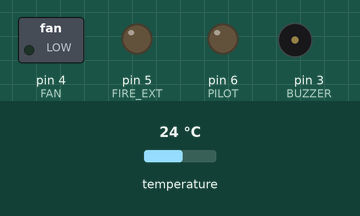
Recording of a sketch running on a simulated Arduino Uno, built with avr-gcc and run on an emulated ATmega328P. Parts: switched loads named in the sketch (green lamp = pin HIGH), output pins drawn as LEDs (lit = HIGH), buzzer (waves = sounding, pin HIGH). Inputs (shaded band) come from the test bench; at power-on: temperature 24 °C.

Above: at 2.3 s.
2.4 s: temperature set to 41 °C
At 2.4 s:
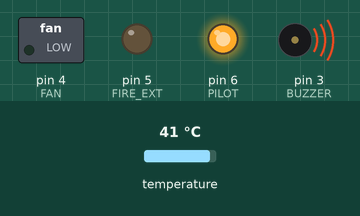
At 4.4 s:
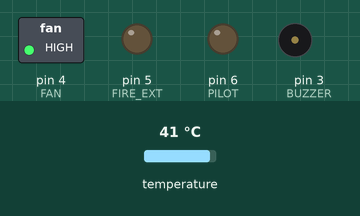
6.0 s: temperature set to 35.8 °C
8.3 s: temperature set to 34.2 °C
At 11.3 s:
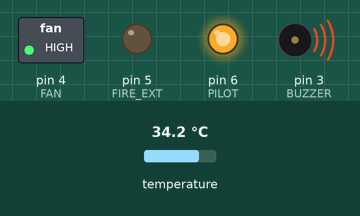
Timing chart, 0 to 17.4 s (numbered marks = the images above; inputs shaded):
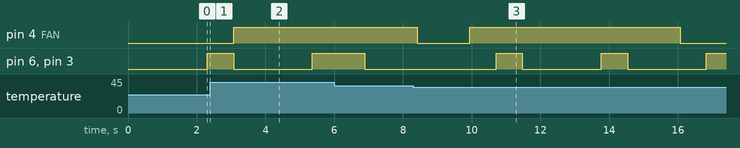

The sketch:

blacksmith.ino
```cpp
#include <OneWire.h>
#include <DallasTemperature.h>

// Defino Estados de la MEF
#define ECOOL 0
#define ESMOKE 1
#define ETEMP 2
#define EDOOROPEN 3
#define EDOORALARM 4
#define EEMERGENCY 5

// MEF 2
#define EFANOFF 0
#define EFANON 1

// MEF 3
#define EALARMOFF 0
#define EALARMON 1

// Data wire is plugged into port 2 on the Arduino
#define SMOKE 0
#define DOOR 1
#define ONE_WIRE_BUS 2
#define BUZZER 3
#define FAN 4
#define FIRE_EXT 5
#define PILOT 6
#define EALARM 7

//Definición de constantes
const unsigned long topen = 5000; //Defino el tiempo de parpadeo como constante unsigned long y la inicio en 500 milisecs
unsigned long t_alarm_on = 500; //Defino el tiempo de ON como constante unsigned long y la inicio en 500 milisecs
unsigned long t_alarm_off = 500; //Defino el tiempo de ON como constante unsigned long y la inicio en 500 milisecs
const unsigned long t_fan_on = 4000; //Defino el tiempo de ON como constante unsigned long y la inicio en 500 milisecs
const unsigned long t_fan_off = 4000; //Defino el tiempo de ON como constante unsigned long y la inicio en 500 milisecs
const unsigned long t_door_open = 10000; //Defino el tiempo de ON como constante unsigned long y la inicio en 500 milisecs
const unsigned long t_emergency = 4000; //Defino el tiempo de ON como constante unsigned long y la inicio en 500 milisecs
float temp_low = 35.0; //Valor para threshold inferior de temperatura
float temp_high = 55.0; //Valor para threshold superior de temperatura

bool fan_flag = true;
bool alarm_flag = false;

float temp = 0.0;

unsigned int nxstate = ECOOL;
unsigned int nxstate_fan = EFANOFF;
unsigned int nxstate_alarm = EALARMOFF;

//Definición de variables de temporización
unsigned long tactual = 0; //Defino tactual como unsigned long
unsigned long tini_fan = 0; //Defino tini como unsigned long
unsigned long tstate_fan = 0; //Defino tstate como unsigned long

unsigned long tini_dooropen = 0; //Defino tini como unsigned long
unsigned long tstate_dooropen = 0; //Defino tstate como unsigned long

unsigned long tini_alarm = 0; //Defino tini como unsigned long
unsigned long tstate_alarm = 0; //Defino tstate como unsigned long

unsigned long tini_emergency = 0; //Defino tini como unsigned long
unsigned long tstate_emergency = 0; //Defino tstate como unsigned long

// Setup a oneWire instance to communicate with any OneWire devices (not just Maxim/Dallas temperature ICs)
OneWire oneWire(ONE_WIRE_BUS);

// Pass our oneWire reference to Dallas Temperature.
DallasTemperature sensors(&oneWire);

void setup(void)
{
  // start serial port
  Serial.begin(9600);

  // Start up the library
  sensors.begin();

  // Setup GPIO
  pinMode(SMOKE, INPUT);
  pinMode(DOOR, INPUT);
  pinMode(BUZZER, OUTPUT);
  pinMode(FAN, OUTPUT);
  pinMode(FIRE_EXT, OUTPUT);
  pinMode(PILOT, OUTPUT);

  digitalWrite(BUZZER, LOW);
  digitalWrite(FAN, LOW);
  digitalWrite(FIRE_EXT, LOW);
  digitalWrite(PILOT, LOW);

  tini_fan = millis(); //Inicializo por primera vez tini debido a que se usara de una vez en el void loop
  tini_alarm = millis();
  tini_emergency = millis();
}

void loop(void)
{
  tactual = millis(); //Tomo el tactual
  sensors.requestTemperatures(); // Send the command to get temperatures
  temp = sensors.getTempCByIndex(0); // Store temperature

  switch (nxstate) {
    case ECOOL:
      if(temp > temp_high && digitalRead(SMOKE) == LOW){
        nxstate = EEMERGENCY;
        tini_emergency = millis();
        tini_alarm = millis();
        t_alarm_off = 500;
        t_alarm_on = 500;
        alarm_flag = true;
        fan_flag = false;
        digitalWrite(FAN, LOW);
      }
      else if(temp > temp_high){
        nxstate = ETEMP;
        tini_alarm = millis();
        t_alarm_off = 1000;
        t_alarm_on = 500;
        alarm_flag = true;
        fan_flag = false;
      }
      else if(digitalRead(SMOKE) == LOW){
        nxstate = ESMOKE;
        tini_alarm = millis();
        t_alarm_off = 1000;
        t_alarm_on = 500;
        alarm_flag = true;
        fan_flag = false;
      }
      else if(digitalRead(DOOR) == HIGH){
        nxstate = EDOOROPEN;
        tini_dooropen = millis();
      }
      else{
        nxstate = ECOOL;
      }
    break;

    case ESMOKE:
      digitalWrite(FAN, HIGH);
      if(temp > temp_high && digitalRead(SMOKE) == LOW){
        nxstate = EEMERGENCY;
        tini_emergency = millis();
        tini_alarm = millis();
        t_alarm_off = 500;
        t_alarm_on = 500;
        alarm_flag = true;
        fan_flag = false;
        digitalWrite(FAN, LOW);
      }
      else if(temp < temp_low){
        nxstate = ECOOL;
        digitalWrite(BUZZER, LOW);
        digitalWrite(PILOT, LOW);
        alarm_flag = false;
        fan_flag = true;
        digitalWrite(FAN, LOW);
      }
      else{
        nxstate = ESMOKE;
      }
    break;

    case ETEMP:
      digitalWrite(FAN, HIGH);
      if(temp > temp_high && digitalRead(SMOKE) == LOW){
        nxstate = EEMERGENCY;
        tini_emergency = millis();
        tini_alarm = millis();
        t_alarm_off = 500;
        t_alarm_on = 500;
        alarm_flag = true;
        fan_flag = false;
        digitalWrite(FAN, LOW);
      }
      else if(digitalRead(SMOKE) == HIGH){
        nxstate = ECOOL;
        digitalWrite(BUZZER, LOW);
        digitalWrite(PILOT, LOW);
        alarm_flag = false;
        fan_flag = true;
        digitalWrite(FAN, LOW);
      }
      else{
        nxstate = ESMOKE;
      }
    break;

    case EDOOROPEN:
      tstate_dooropen = tactual - tini_dooropen;
      if(temp > temp_high && digitalRead(SMOKE) == LOW){
        nxstate = EEMERGENCY;
        tini_emergency = millis();
        tini_alarm = millis();
        t_alarm_off = 500;
        t_alarm_on = 500;
        alarm_flag = true;
        fan_flag = false;
        digitalWrite(FAN, LOW);
      }
      else if(temp > temp_high){
        nxstate = ETEMP;
        tini_alarm = millis();
        t_alarm_off = 1000;
        t_alarm_on = 500;
        alarm_flag = true;
        fan_flag = false;
      }
      else if(digitalRead(SMOKE) == LOW){
        nxstate = ESMOKE;
        tini_alarm = millis();
        t_alarm_off = 1000;
        t_alarm_on = 500;
        alarm_flag = true;
        fan_flag = false;
      }
      else if(digitalRead(DOOR) == LOW){
        nxstate = ECOOL;
        digitalWrite(BUZZER, LOW);
        digitalWrite(PILOT, LOW);
        alarm_flag = false;
        fan_flag = true;
        digitalWrite(FAN, LOW);
      }
      else if(tstate_dooropen >= t_door_open){
        nxstate = EDOORALARM;
        t_alarm_off = 3000;
        t_alarm_on = 500;
        alarm_flag = true;
      }
      else{
        nxstate = EDOOROPEN;
      }
    break;

    case EDOORALARM:
      if(temp > temp_high && digitalRead(SMOKE) == LOW){
        nxstate = EEMERGENCY;
        tini_emergency = millis();
        tini_alarm = millis();
        t_alarm_off = 500;
        t_alarm_on = 500;
        alarm_flag = true;
        fan_flag = false;
        digitalWrite(FAN, LOW);
      }
      else if(temp > temp_high){
        nxstate = ETEMP;
        tini_alarm = millis();
        t_alarm_off = 1000;
        t_alarm_on = 500;
        alarm_flag = true;
        fan_flag = false;
      }
      else if(digitalRead(SMOKE) == LOW){
        nxstate = ESMOKE;
        tini_alarm = millis();
        t_alarm_off = 1000;
        t_alarm_on = 500;
        alarm_flag = true;
        fan_flag = false;
      }
      else if(digitalRead(DOOR) == LOW){
        nxstate = ECOOL;
        digitalWrite(BUZZER, LOW);
        digitalWrite(PILOT, LOW);
        alarm_flag = false;
        fan_flag = true;
        digitalWrite(FAN, LOW);
      }
      else{
        nxstate = EDOORALARM;
      }
    break;

    case EEMERGENCY:
      tstate_emergency = tactual - tini_emergency;
      if(temp < temp_low && digitalRead(SMOKE) == HIGH && tstate_emergency >= t_emergency){
        nxstate = ECOOL;
        digitalWrite(BUZZER, LOW);
        digitalWrite(PILOT, LOW);
        alarm_flag = false;
        fan_flag = true;
        digitalWrite(FAN, LOW);
      }
      else{
        nxstate = EEMERGENCY;
      }
    break;
  }

  // MEF ventilador
  if(fan_flag == true){
    switch(nxstate_fan){
      case EFANOFF:
        tstate_fan = tactual - tini_fan;
        digitalWrite(FAN, LOW);
        if(tstate_fan >= t_fan_off){
          nxstate_fan = EFANON;
          tini_fan = millis();
          //Serial.println("FAN ON");
        }
        else{
          nxstate_fan = EFANOFF;
        }
      break;
      case EFANON:
        tstate_fan = tactual - tini_fan;
        digitalWrite(FAN, HIGH);
        if(tstate_fan >= t_fan_on){
          nxstate_fan = EFANOFF;
          tini_fan = millis();
          //Serial.println("FAN OFF");
        }
        else{
          nxstate_fan = EFANON;
        }
      break;
    }
  }

// MEF alarma
  if(alarm_flag == true){
    switch(nxstate_alarm){
      case EALARMOFF:
        tstate_alarm = tactual - tini_alarm;
        digitalWrite(BUZZER, LOW);
        digitalWrite(PILOT, LOW);
        if(tstate_alarm >= t_alarm_off){
          nxstate_alarm = EALARMON;
          tini_alarm = millis();
          //Serial.println("ALARM ON");
        }
        else{
          nxstate_alarm = EFANOFF;
        }
      break;
      case EALARMON:
        tstate_alarm = tactual - tini_alarm;
        digitalWrite(BUZZER, HIGH);
        digitalWrite(PILOT, HIGH);
        if(tstate_alarm >= t_alarm_on){
          nxstate_alarm = EALARMOFF;
          tini_alarm = millis();
          //Serial.println("ALARM OFF");
        }
        else{
          nxstate_alarm = EALARMON;
        }
      break;
    }
  }

}
```

Measured:
- the behaviour switches between 35 and 34.9 °C on temperature (found by bisection; images 2 and 3)
- after the input at 2.4 s, pin 4 (FAN): LOW → HIGH after 0.67 s
- after the input at 8.3 s, pin 4 (FAN): HIGH → LOW after 0.12 s, → HIGH 1.5 s later, → LOW 6.1 s later
- by itself, pin 6 (PILOT), pin 3 (BUZZER): alternates HIGH for 0.76 s and LOW for 2.3 s
